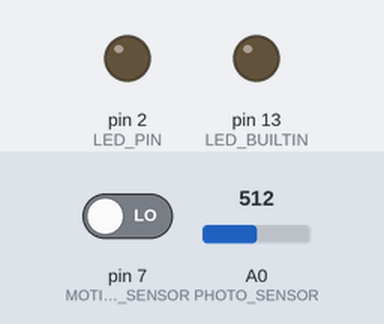
Recording of a sketch running on a simulated Arduino Uno, built with avr-gcc and run on an emulated ATmega328P. Parts: output pins drawn as LEDs (lit = HIGH). Inputs (shaded band) come from the test bench; at power-on: A0 (PHOTO_SENSOR) = 512, pin 7 (MOTION_SENSOR) LOW.

Above: at 1.2 s.
1.3 s: A0 (PHOTO_SENSOR) set to 139
2.8 s: A0 (PHOTO_SENSOR) set to 122
At 3.1 s:
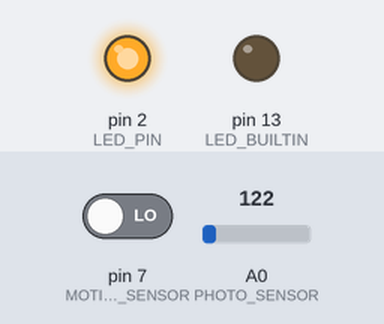
4.3 s: pin 7 (MOTION_SENSOR) driven HIGH
At 5.5 s:
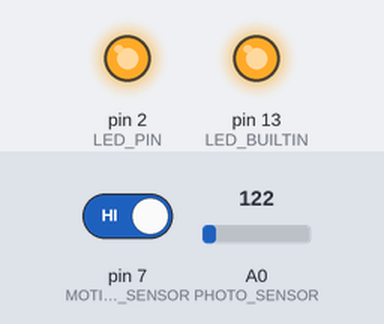
5.8 s: A0 (PHOTO_SENSOR) set to 140
At 6.6 s:
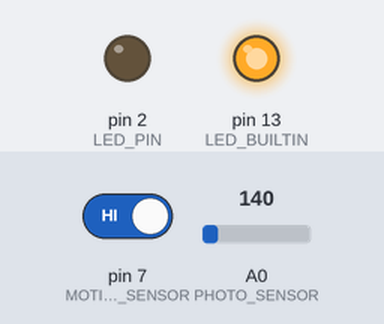
7.3 s: A0 (PHOTO_SENSOR) set to 120
At 7.8 s:
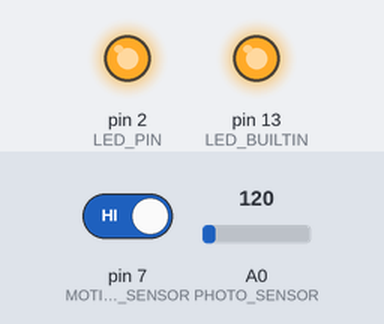
8.8 s: A0 (PHOTO_SENSOR) set to 306
At 10.1 s:
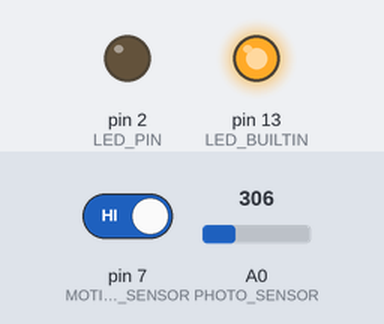
Timing chart, 0 to 11.3 s (numbered marks = the images above; inputs shaded):
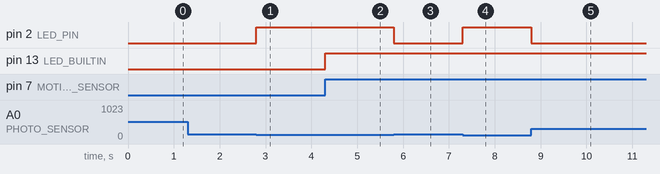

The sketch:

MotionSensor.ino
```cpp
#define LED_PIN 2         //digital
#define MOTION_SENSOR 7   //digital
#define PHOTO_SENSOR 0    //analog

static const unsigned int LIGHT_ON_DURATION = 20000;  //duration of time the light stays on after motion (in ms)
static const unsigned int PHOTOSENSOR_THRESHOLD = 130;

unsigned long motionDetected = 0;

void setup() {
  pinMode(LED_BUILTIN, OUTPUT);
  pinMode(LED_PIN, OUTPUT);
  pinMode(MOTION_SENSOR, INPUT);

  Serial.begin(9600);
}

void loop() {
  detectMotion();
  updateLED();
}

void updateLED() {
  digitalWrite(LED_PIN, LEDOnCondition());
}

bool LEDOnCondition() {
  return (motionDetected + LIGHT_ON_DURATION > millis()) && (analogRead(PHOTO_SENSOR) < PHOTOSENSOR_THRESHOLD);
}

void detectMotion() {
  if (digitalRead(MOTION_SENSOR)) {
    motionDetected = millis();
    digitalWrite(LED_BUILTIN, HIGH);
    return;
  }
  digitalWrite(LED_BUILTIN, LOW);
}
```

Measured:
- the behaviour switches between 130 and 129 on A0 (PHOTO_SENSOR) (found by bisection; images 0 and 1)
- after the input at 1.3 s, every drawn part: stays the same
- after the input at 2.8 s, pin 2 (LED_PIN): LOW → HIGH at once
- after the input at 4.3 s, pin 13 (LED_BUILTIN): LOW → HIGH at once
- after the input at 5.8 s, pin 2 (LED_PIN): HIGH → LOW at once
- after the input at 7.3 s, pin 2 (LED_PIN): LOW → HIGH at once
- after the input at 8.8 s, pin 2 (LED_PIN): HIGH → LOW at once
